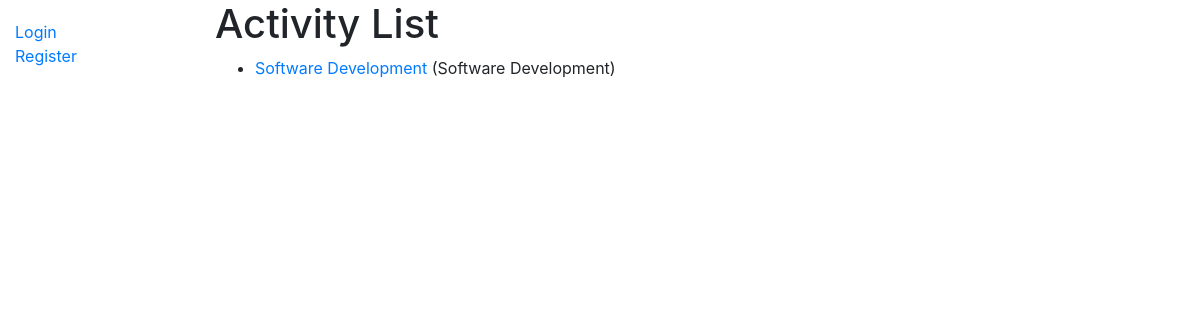
/activites/, run on an earlier commit of the app's database.
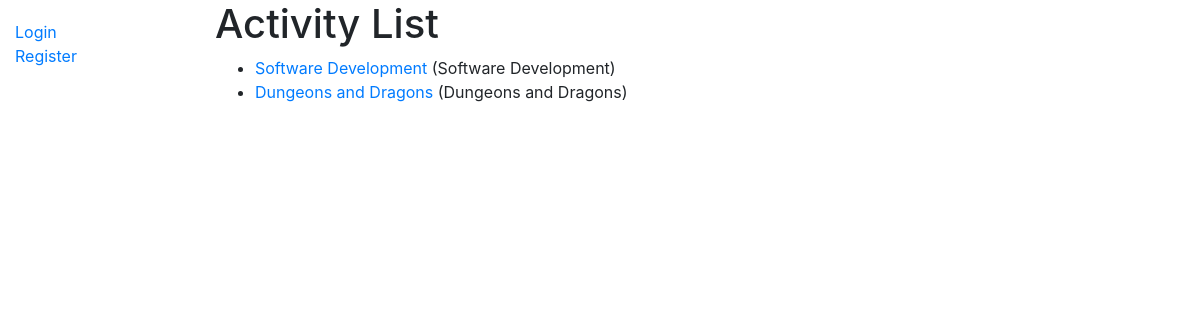
And on a later commit of the database.
### PlusOneApp/models.py (models this page shows, shortened)
class Activity(models.Model):
    name = models.CharField(max_length=200, primary_key=True)
    description = models.TextField(null=True)
    def get_absolute_url(self):
        return reverse('activity-detail', args=[str(self.name)])

### PlusOneApp/views.py (the view)
# urls.py: path('activites/', views.ActivityListView.as_view(), name="activities"),
class ActivityListView(generic.ListView):
    model = Activity
    context_object_name = 'activity_list'
    queryset = Activity.objects.all()
    template_name = 'activities/mylist.html'

### PlusOneApp/templates/PlusOneApp/activity_list.html
{% extends "base_generic.html" %}
{% block content %}
  <h1>Activity List</h1>
  {% if activity_list %}
  <ul>
    {% for activity in activity_list %}
      <li>
        <a href="{{ activity.get_absolute_url }}">{{ activity.name }}</a> ({{activity.description}})
      </li>
    {% endfor %}
  </ul>
  {% else %}
    <p>There are no activities in the database.</p>
  {% endif %}
{% endblock %}

What changed in the data, as far as the page shows it:
added Activity: name "Dungeons and Dragons", description "Dungeons and Dragons"
